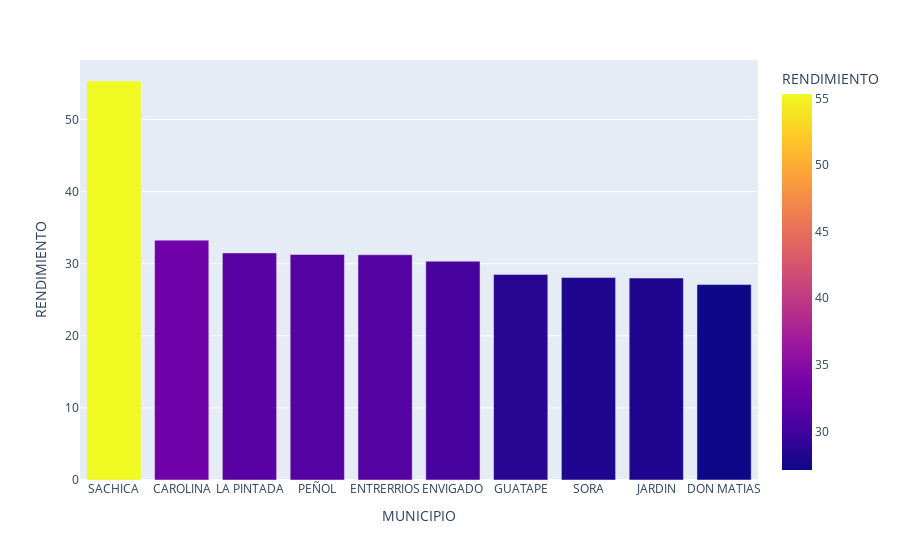

The code cell stored with this chart in its notebook:
### Code cell
fig = px.bar(rendimiento_mun, x='MUNICIPIO', y='RENDIMIENTO',color='RENDIMIENTO')
fig.show()

### Figure 1 — Plotly figure (JSON) as saved in the notebook; plotly's stock layout.template omitted (floating-point values rounded to 4 significant figures)
{"data": [{"alignmentgroup": "True", "hovertemplate": "MUNICIPIO=%{x}<br>RENDIMIENTO=%{marker.color}<extra></extra>", "legendgroup": "", "marker": {"color": [55.34, 33.27, 31.5, 31.28, 31.24, 30.35, 28.52, 28.08, 28.02, 27.1], "coloraxis": "coloraxis"}, "name": "", "offsetgroup": "", "orientation": "v", "showlegend": false, "textposition": "auto", "type": "bar", "x": ["SACHICA", "CAROLINA", "LA PINTADA", "PEÑOL", "ENTRERRIOS", "ENVIGADO", "GUATAPE", "SORA", "JARDIN", "DON MATIAS"], "xaxis": "x", "y": [55.34, 33.27, 31.5, 31.28, 31.24, 30.35, 28.52, 28.08, 28.02, 27.1], "yaxis": "y"}], "layout": {"barmode": "relative", "coloraxis": {"colorbar": {"title": {"text": "RENDIMIENTO"}}, "colorscale": [[0, "#0d0887"], [0.1111, "#46039f"], [0.2222, "#7201a8"], [0.3333, "#9c179e"], [0.4444, "#bd3786"], [0.5556, "#d8576b"], [0.6667, "#ed7953"], [0.7778, "#fb9f3a"], [0.8889, "#fdca26"], [1, "#f0f921"]]}, "legend": {"tracegroupgap": 0}, "margin": {"t": 60}, "xaxis": {"anchor": "y", "domain": [0, 1], "title": {"text": "MUNICIPIO"}}, "yaxis": {"anchor": "x", "domain": [0, 1], "title": {"text": "RENDIMIENTO"}}}}
